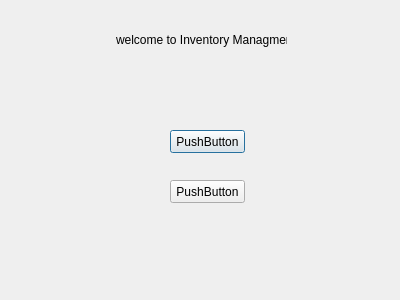
<?xml version="1.0" encoding="UTF-8"?>
<ui version="4.0">
 <class>sellerstartpage</class>
 <widget class="QDialog" name="sellerstartpage">
  <property name="geometry">
   <rect>
    <x>0</x>
    <y>0</y>
    <width>400</width>
    <height>300</height>
   </rect>
  </property>
  <property name="windowTitle">
   <string>Dialog</string>
  </property>
  <widget class="QPushButton" name="pushButton">
   <property name="geometry">
    <rect>
     <x>170</x>
     <y>130</y>
     <width>75</width>
     <height>23</height>
    </rect>
   </property>
   <property name="text">
    <string>PushButton</string>
   </property>
  </widget>
  <widget class="QPushButton" name="pushButton_2">
   <property name="geometry">
    <rect>
     <x>170</x>
     <y>180</y>
     <width>75</width>
     <height>23</height>
    </rect>
   </property>
   <property name="text">
    <string>PushButton</string>
   </property>
  </widget>
  <widget class="QLabel" name="label">
   <property name="geometry">
    <rect>
     <x>116</x>
     <y>30</y>
     <width>171</width>
     <height>20</height>
    </rect>
   </property>
   <property name="text">
    <string>welcome to Inventory Managment</string>
   </property>
  </widget>
 </widget>
 <resources/>
 <connections/>
</ui>
